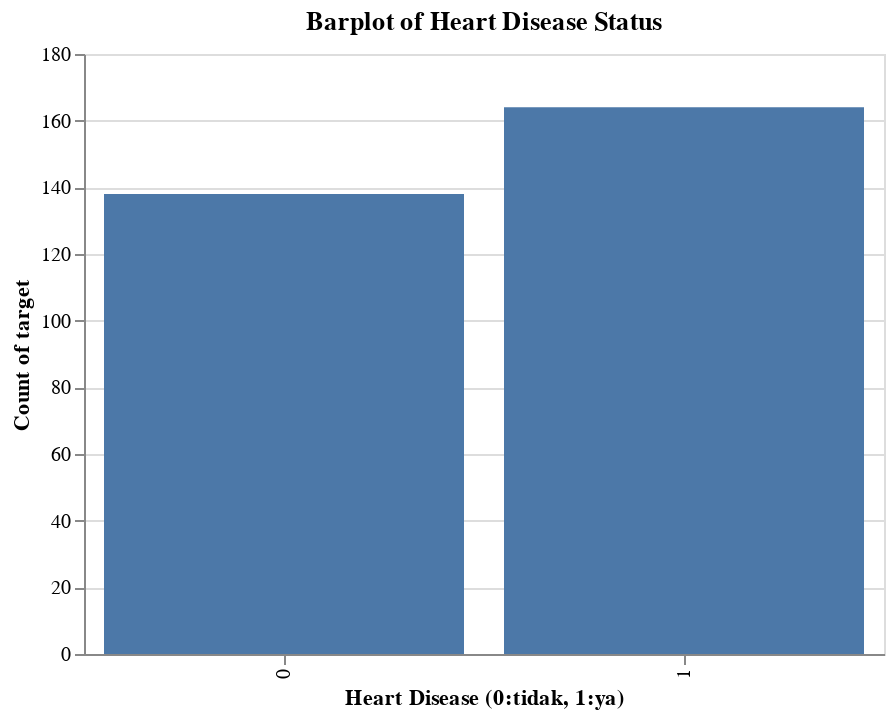

This figure's notebook cell:
### Markdown cell above
### **3.4 Data Imbalance**

### Code cell
(alt.
    Chart(heart).
    mark_bar().
    encode(
        x=alt.X('target:N', title='Heart Disease (0:tidak, 1:ya)'),
        y=alt.Y('count(target):Q', title ='Count of target'),
        tooltip='count(target):Q'
        ).
    properties(height=300, width=400, title = 'Barplot of Heart Disease Status')
 )

### Figure 1 — Vega-Lite specification as saved in the notebook (floating-point values rounded to 4 significant figures; data arrays with more than 128 entries replaced by an {"elided": "..."} marker saying what was removed)
{"config": {"view": {"continuousWidth": 400, "continuousHeight": 300}}, "data": {"name": "data-96fbdc6fc0874bf76000df8fb6119028"}, "mark": "bar", "encoding": {"tooltip": {"aggregate": "count", "field": "target", "type": "quantitative"}, "x": {"field": "target", "title": "Heart Disease (0:tidak, 1:ya)", "type": "nominal"}, "y": {"aggregate": "count", "field": "target", "title": "Count of target", "type": "quantitative"}}, "height": 300, "title": "Barplot of Heart Disease Status", "width": 400, "$schema": "https://vega.github.io/schema/vega-lite/v4.17.0.json", "datasets": {"data-96fbdc6fc0874bf76000df8fb6119028": {"elided": "302 records"}}}
